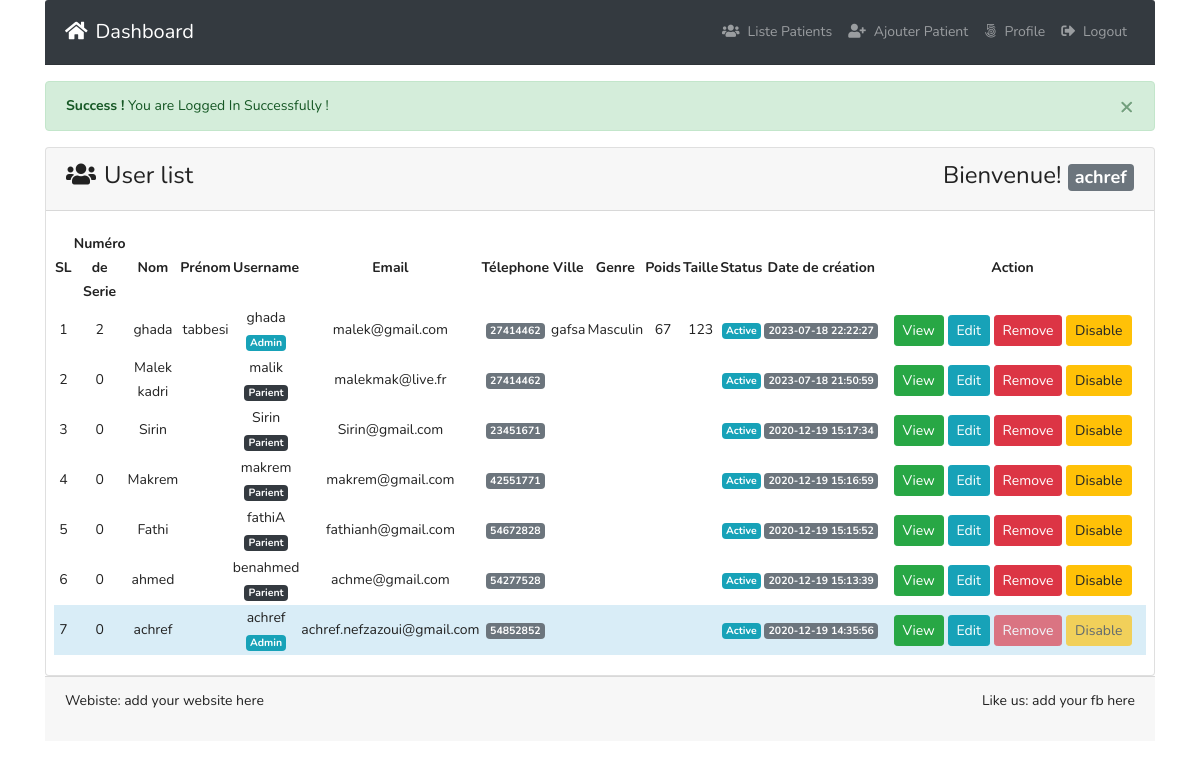
The page /liste.php (signed in) on the database its author committed.
### tables this page shows
CREATE TABLE IF NOT EXISTS `tbl_users` (
  `id` int(11) NOT NULL AUTO_INCREMENT,
  `num` int(255) DEFAULT NULL,
  `name` varchar(255) DEFAULT NULL,
  `fname` varchar(255) DEFAULT NULL,
  `username` varchar(255) DEFAULT NULL,
  `email` varchar(255) DEFAULT NULL,
  `password` varchar(255) DEFAULT NULL,
  `mobile` varchar(25) DEFAULT NULL,
  `genre` varchar(255) DEFAULT NULL,
  `adress` varchar(255) DEFAULT NULL,
  `ville` varchar(255) DEFAULT NULL,
  `poids` varchar(200) DEFAULT NULL,
  `taille` varchar(200) DEFAULT NULL,
  `roleid` tinyint(4) DEFAULT NULL,
  `isActive` tinyint(4) DEFAULT '0',
  `created_at` timestamp NOT NULL DEFAULT CURRENT_TIMESTAMP,
  `updated_at` timestamp NOT NULL DEFAULT CURRENT_TIMESTAMP,
  PRIMARY KEY (`id`)
);

### classes/Users.php (called while the page is built, shortened)
<?php
include 'lib/Database.php';
include_once 'lib/Session.php';
class Users{
  private $db;
  public function __construct(){
    $this->db = new Database();
  }
   public function formatDate($date){
      $strtime = strtotime($date);
    return date('Y-m-d H:i:s', $strtime);
   }
  public function selectAllUserData(){
    $sql = "SELECT * FROM tbl_users ORDER BY id DESC";
    $stmt = $this->db->pdo->prepare($sql);
    $stmt->execute();
    return $stmt->fetchAll(PDO::FETCH_OBJ);
  }
}

### liste.php (the view, shortened to what this page needs)
<?php
include 'inc/header.php';
$logMsg = Session::get('logMsg');
if (isset($logMsg)) {
  echo $logMsg;
}
?>
      <div class="card ">
        <div class="card-header">
          <h3><i class="fas fa-users mr-2"></i>User list <span class="float-right">Bienvenue! <strong>
            <span class="badge badge-lg badge-secondary text-white">
<?php
$username = Session::get('username');
if (isset($username)) {
  echo $username;
}
 ?></span>
          </strong></span></h3>
        </div>
        <div class="card-body pr-2 pl-2">
          <table  style="width:100%">
                  <thead>
                    <tr>
                      <th  class="text-center">SL</th>
                      <th  class="text-center">Numéro de Serie</th>
                      <th  class="text-center">Nom</th>
                      <th  class="text-center">Prénom</th>
                      <th  class="text-center">Username</th>
                      <th  class="text-center">Email</th>
                      <th  class="text-center">Télephone</th>
                      <th  class="text-center">Ville</th>
                      <th  class="text-center">Genre</th>
                      <th  class="text-center">Poids</th>
                      <th  class="text-center">Taille</th>
                      <th  class="text-center">Status</th>
                      <th  class="text-center">Date de création</th>
                      <th  width='25%' class="text-center">Action</th>
                    </tr>
                  </thead>
                  <tbody>
                    <?php
                      $allUser = $users->selectAllUserData();
                      if ($allUser) {
                        $i = 0;
                        foreach ($allUser as  $value) {
                          $i++;
                     ?>
                      <tr class="text-center"
                      <?php if (Session::get("id") == $value->id) {
                        echo "style='background:#d9edf7' ";
                      } ?>
                      >
                        <td><?php echo $i; ?></td>
                        <td><?php echo $value->num; ?></td>
                        <td><?php echo $value->name; ?></td>
                        <td><?php echo $value->fname; ?></td>
                        <td><?php echo $value->username; ?> <br>
                          <?php if ($value->roleid  == '1'){
                          echo "<span class='badge badge-lg badge-info text-white'>Admin</span>";
                        } elseif ($value->roleid == '2') {
                          echo "<span class='badge badge-lg badge-dark text-white'>Médecin</span>";
                        }elseif ($value->roleid == '3') {
                            echo "<span class='badge badge-lg badge-dark text-white'>Parient</span>";
                        } ?></td>
                        <td><?php echo $value->email; ?></td>
                        <td><span class="badge badge-lg badge-secondary text-white"><?php echo $value->mobile; ?></span></td>
                        <td><?php echo $value->ville; ?></td>
                        <td><?php echo $value->genre; ?></td>
                        <td><?php echo $value->poids; ?></td>
                        <td><?php echo $value->taille; ?></td>
                        <td>
                          <?php if ($value->isActive == '0') { ?>
                          <span class="badge badge-lg badge-info text-white">Active</span>
                        <?php }else{ ?>
                    <span class="badge badge-lg badge-danger text-white">Deactive</span>
                        <?php } ?>
                        </td>
                        <td><span class="badge badge-lg badge-secondary text-white"><?php echo $users->formatDate($value->created_at);  ?></span></td>
                        <td>
                          <?php if ( Session::get("roleid") == '1') {?>
                            <a class="btn btn-success btn-sm
                            " href="profile.php?id=<?php echo $value->id;?>">View</a>
                            <a class="btn btn-info btn-sm " href="profile.php?id=<?php echo $value->id;?>">Edit</a>
                            <a onclick="return confirm('Are you sure To Delete ?')" class="btn btn-danger
                    <?php if (Session::get("id") == $value->id) {
                      echo "disabled";
                    } ?>
                             btn-sm " href="?remove=<?php echo $value->id;?>">Remove</a>
                             <?php if ($value->isActive == '0') {  ?>
                               <a onclick="return confirm('Are you sure To Deactive ?')" class="btn btn-warning
                       <?php if (Session::get("id") == $value->id) {
                         echo "disabled";
                       } ?>
                                btn-sm " href="?deactive=<?php echo $value->id;?>">Disable</a>
                             <?php } ?>
                        <?php  }elseif(Session::get("id") == $value->id  && Session::get("roleid") == '2'){ ?>
                          <a class="btn btn-success btn-sm " href="profile.php?id=<?php echo $value->id;?>">View</a>
                          <a class="btn btn-info btn-sm " href="profile.php?id=<?php echo $value->id;?>">Edit</a>
                        <?php }elseif(Session::get("id") == $value->id  && Session::get("roleid") == '3'){ ?>
                          <a class="btn btn-success btn-sm " href="profile.php?id=<?php echo $value->id;?>">View</a>
                          <a class="btn btn-info btn-sm " href="profile.php?id=<?php echo $value->id;?>">Edit</a>
                        <?php } ?>
                        </td>
                      </tr>
                    <?php }}else{ ?>
                      <tr class="text-center">
                      <td>No user availabe now !</td>
                    </tr>
                    <?php } ?>
                  </tbody>
              </table>
        </div>
      </div>
  <?php
  include 'inc/footer.php';
  ?>

### inc/header.php (shortened to what this page needs)
<?php
$filepath = realpath(dirname(__FILE__));
include_once $filepath."/../lib/Session.php";
$users = new Users();
?>
<!DOCTYPE html>
<html lang="en" dir="ltr">
  <head>
    <link rel="stylesheet" href="assets/bootstrap.min.css">
    <link href="https://use.fontawesome.com/releases/v5.0.4/css/all.css" rel="stylesheet">
    <link rel="stylesheet" href="assets/dataTables.bootstrap4.min.css">
    <link rel="stylesheet" href="assets/style.css">
  </head>
  <body>
    <div class="container">
      <nav class="navbar navbar-expand-md navbar-dark bg-dark card-header">
        <a class="navbar-brand" href="index.php"><i class="fas fa-home mr-2"></i>Dashboard</a>
        <div class="collapse navbar-collapse" id="navbarsExampleDefault">
          <ul class="navbar-nav ml-auto">
          <?php if (Session::get('id') == TRUE) { ?>
            <?php if (Session::get('roleid') == '1') { ?>
              <li class="nav-item">
                  <a class="nav-link" href="liste.php"><i class="fas fa-users mr-2"></i>Liste Patients </span></a>
              </li>
              <li class="nav-item
              <?php
                          $path = $_SERVER['SCRIPT_FILENAME'];
                          $current = basename($path, '.php');
                          if ($current == 'addUser') {
                            echo " active ";
                          }
                         ?>">
                <a class="nav-link" href="addUser.php"><i class="fas fa-user-plus mr-2"></i>Ajouter Patient </span></a>
              </li>
            <?php  } ?>
            <li class="nav-item
            <?php
      				$path = $_SERVER['SCRIPT_FILENAME'];
      				$current = basename($path, '.php');
      				if ($current == 'profile') {
      					echo "active ";
      				}
      			 ?>
            ">
              <a class="nav-link" href="profile.php?id=<?php echo Session::get("id"); ?>"><i class="fab fa-500px mr-2"></i>Profile <span class="sr-only">(current)</span></a>
            </li>
            <li class="nav-item">
              <a class="nav-link" href="?action=logout"><i class="fas fa-sign-out-alt mr-2"></i>Logout</a>
            </li>
          <?php } ?>
          </ul>
        </div>
      </nav>

### inc/footer.php (shortened to what this page needs)
<div class="well card-footer">
  <p>Webiste: add your website here
      <span class="float-right">Like us: add your fb here</span>
  </p>
</div>
  </body>
</html>

### rows shown on the page
tbl_users: num "2", name "ghada", fname "tabbesi", username "ghada", shows "Admin", email "malek@gmail.com", mobile "27414462", ville "gafsa", genre "Masculin", poids "67", taille "123", isActive "Active", created_at "2023-07-18 22:22:27"
tbl_users: num "0", name "Malek kadri", username "malik", shows "Parient", email "malekmak@live.fr", mobile "27414462", isActive "Active", created_at "2023-07-18 21:50:59"
tbl_users: num "0", name "Sirin", username "Sirin", shows "Parient", email "Sirin@gmail.com", mobile "23451671", isActive "Active", created_at "2020-12-19 15:17:34"
tbl_users: num "0", name "Makrem", username "makrem", shows "Parient", email "makrem@gmail.com", mobile "42551771", isActive "Active", created_at "2020-12-19 15:16:59"
tbl_users: num "0", name "Fathi", username "fathiA", shows "Parient", email "fathianh@gmail.com", mobile "54672828", isActive "Active", created_at "2020-12-19 15:15:52"
tbl_users: num "0", name "ahmed", username "benahmed", shows "Parient", email "achme@gmail.com", mobile "54277528", isActive "Active", created_at "2020-12-19 15:13:39"
tbl_users: num "0", name "achref", username "achref", shows "Admin", email "achref.nefzazoui@gmail.com", mobile "54852852", isActive "Active", created_at "2020-12-19 14:35:56"

### other values the page prints
$logMsg "× Success ! You are Logged In Successfully !"
$username "achref"
